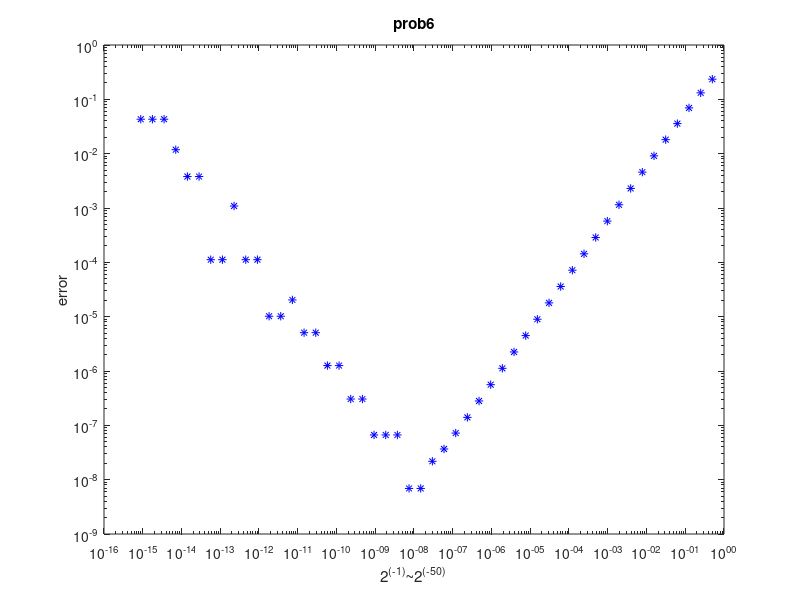

Reproduce this figure in MATLAB.
x = 1:1:50;
y = 2.^(-x);
z = (exp(1) + exp(-1))/2;
a = (((exp(1) - exp(-1))/2) - ((exp(1-y) - exp(-(1-y)))/2))./y;
figure,loglog(y,abs(a-z),'b*');
title('prob6');
xlabel('2^{(-1)}~2^{(-50)}');
ylabel('error');